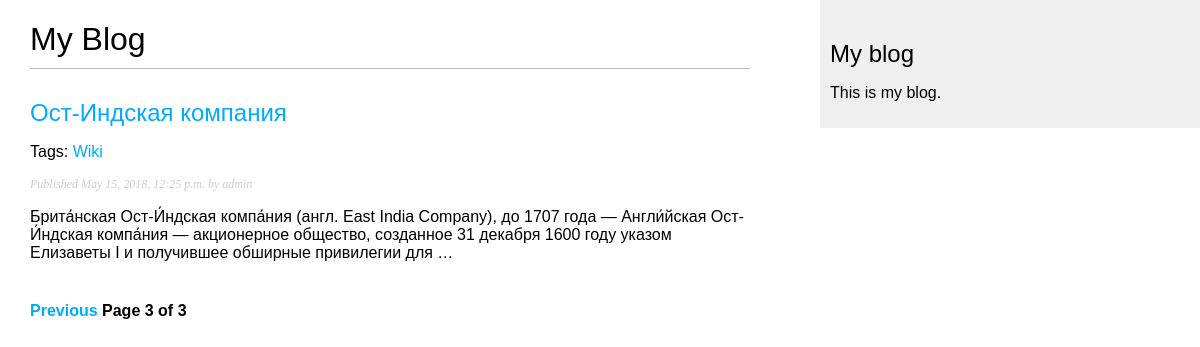
Page /blog/?page=3 on the committed database.
### blog/models.py (models this page shows, shortened)
class Post(models.Model):
    STATUS_CHOISES = (
        ('draft', 'Draft'),
        ('published', 'Published')
    )
    title = models.CharField(max_length=250)
    slug = models.SlugField(max_length=250, unique_for_date='publish')
    author = models.ForeignKey(User, related_name='blog_post')
    body = models.TextField()
    publish = models.DateTimeField(default=timezone.now)
    created = models.DateTimeField(auto_now_add=True)
    updated = models.DateTimeField(auto_now=True)
    status = models.CharField(max_length=10, choices=STATUS_CHOISES, default='draft')
    objects = models.Manager()
    published = PublishedManager()
    tags = TaggableManager()
    class Meta:
        ordering = ('-publish',)
    def get_absolute_url(self):
        return reverse('blog:post_detail',
                       args=[self.publish.year,
                             self.publish.strftime('%m'),
                             self.publish.strftime('%d'),
                             self.slug])

### blog/views.py (the view)
# urls.py: url(r'^tag/(?P<tag_slug>[-\w]+)/$', views.post_list, name='post_list_by_tag'),
def post_list(request, tag_slug=None):
    object_list = Post.published.all()
    paginator = Paginator(object_list, 3)
    page = request.GET.get('page')
    tag = None
    if tag_slug:
        tag = get_object_or_404(Tag, slug=tag_slug)
        object_list = object_list.filter(tags__in=[tag])
    try:
        posts = paginator.page(page)
    except PageNotAnInteger:
        posts = paginator.page(1)
    except EmptyPage:
        posts = paginator.page(paginator.num_pages)
    return render(request,
                  'blog/post/list.html',
                  {'page': page,
                   'posts': posts,
                   'tag': tag})

### blog/models.py (called while the page is built)
    def get_queryset(self):
        return super(PublishedManager, self).get_queryset().filter(status='published')

### blog/templates/blog/post/list.html (shortened to what this page needs)
{% extends "blog/base.html" %}
{% block content %}
<h1>My Blog</h1>
{% for post in posts %}
    <h2>
        <a href="{{ post.get_absolute_url }}">
            {{ post.title }}
        </a>
    </h2>
        <p class="tags">Tags:
            {% for tag in post.tags.all %}
                    <a href="{% url "blog:post_list_by_tag" tag.slug %}">
                        {{ tag.name }}
                    </a>
            {% endfor %}
        </p>
        <p class="date">
            Published {{ post.publish }} by {{ post.author }}
        </p>
    {{ post.body|truncatewords:30|linebreaks }}
{% endfor %}
    {% include "blog/pagination.html" with page=posts %}
{% endblock %}

### blog/static/css/blog.css (style rules this page uses)
body { margin:0; padding:0; font-family:helvetica, sans-serif; }
a { color:#00abff; text-decoration:none; }
h1 { font-weight:normal; border-bottom:1px solid #bbb; padding:0 0 10px 0; }
h2 { font-weight:normal; margin:30px 0 0; }
p.date { color:#ccc; font-family: georgia, serif; font-size: 12px; font-style: italic; }

### rows in the picture
Post: title "Ост-Индская компания", publish "May 15, 2018, 12:25 p.m.", author "admin", body "Брита́нская Ост-И́ндская компа́ния (англ. East India Company), до 1707 года — Англи́йская Ост-И́ндская компа́ния — акционерное общество, созданное 31 декабря 1600 году указом Елизаветы I и получившее обширные привилегии для …"
Tag: name "Wiki"

### other values in the picture
{{ page.number }} "3"
{{ page.paginator.num_pages }} "3"
